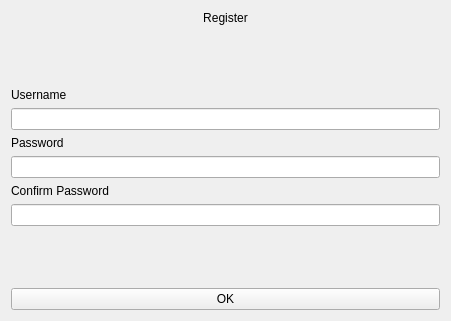
<?xml version="1.0" encoding="UTF-8"?>
<ui version="4.0">
 <class>Register</class>
 <widget class="QWidget" name="Register">
  <property name="geometry">
   <rect>
    <x>0</x>
    <y>0</y>
    <width>451</width>
    <height>321</height>
   </rect>
  </property>
  <property name="windowTitle">
   <string>Form</string>
  </property>
  <layout class="QVBoxLayout" name="verticalLayout">
   <item>
    <widget class="QLabel" name="label_register">
     <property name="sizePolicy">
      <sizepolicy hsizetype="Minimum" vsizetype="Maximum">
       <horstretch>0</horstretch>
       <verstretch>0</verstretch>
      </sizepolicy>
     </property>
     <property name="text">
      <string>Register</string>
     </property>
     <property name="alignment">
      <set>Qt::AlignHCenter|Qt::AlignTop</set>
     </property>
    </widget>
   </item>
   <item>
    <spacer name="verticalSpacer_2">
     <property name="orientation">
      <enum>Qt::Vertical</enum>
     </property>
     <property name="sizeHint" stdset="0">
      <size>
       <width>20</width>
       <height>40</height>
      </size>
     </property>
    </spacer>
   </item>
   <item>
    <layout class="QFormLayout" name="formLayout">
     <property name="rowWrapPolicy">
      <enum>QFormLayout::WrapAllRows</enum>
     </property>
     <item row="0" column="0">
      <widget class="QLabel" name="label_username">
       <property name="text">
        <string>Username</string>
       </property>
      </widget>
     </item>
     <item row="0" column="1">
      <widget class="QLineEdit" name="usernameLineEdit"/>
     </item>
     <item row="1" column="0">
      <widget class="QLabel" name="label_password">
       <property name="text">
        <string>Password</string>
       </property>
      </widget>
     </item>
     <item row="1" column="1">
      <widget class="QLineEdit" name="passwordLineEdit"/>
     </item>
     <item row="2" column="0">
      <widget class="QLabel" name="label_confirmPassword">
       <property name="text">
        <string>Confirm Password</string>
       </property>
      </widget>
     </item>
     <item row="2" column="1">
      <widget class="QLineEdit" name="confirmPasswordLineEdit"/>
     </item>
    </layout>
   </item>
   <item>
    <spacer name="verticalSpacer">
     <property name="orientation">
      <enum>Qt::Vertical</enum>
     </property>
     <property name="sizeHint" stdset="0">
      <size>
       <width>20</width>
       <height>40</height>
      </size>
     </property>
    </spacer>
   </item>
   <item>
    <widget class="QPushButton" name="pushButton">
     <property name="text">
      <string>OK</string>
     </property>
    </widget>
   </item>
  </layout>
 </widget>
 <resources/>
 <connections/>
</ui>
